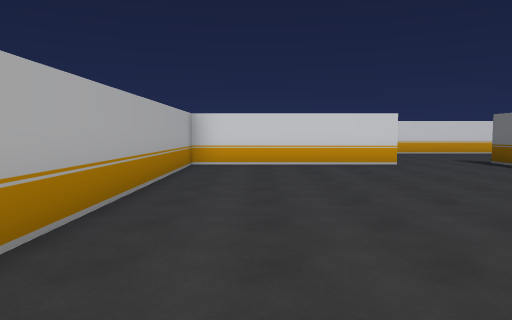
[1] (above)

24 first-person views from a walk through a 3-D level made in the Unity game engine. The camera is 1.5 m above the floor, tilts 4° down and sees 70° across. The floor is counted in squares, 2 m on a side. Each view is taken from the middle of a square. On the plan, view 1 faces up. The plan holds only what a view shows up to about 11 squares ahead; the rest is blank. The place goes on beyond the plan. The player is left out.

[2]
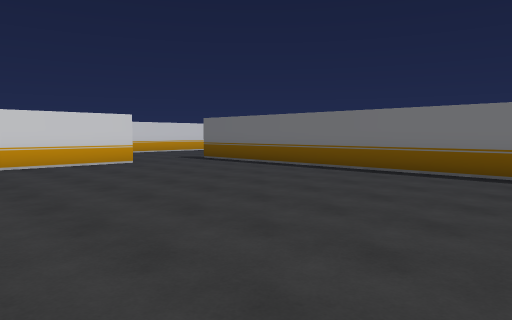

[3]
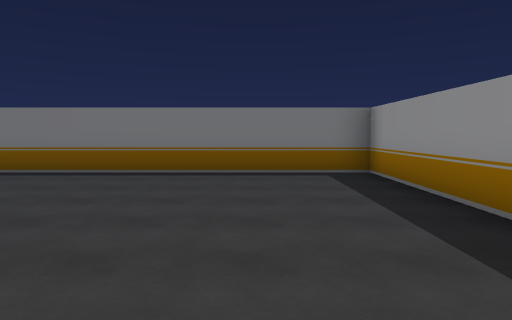

[4]
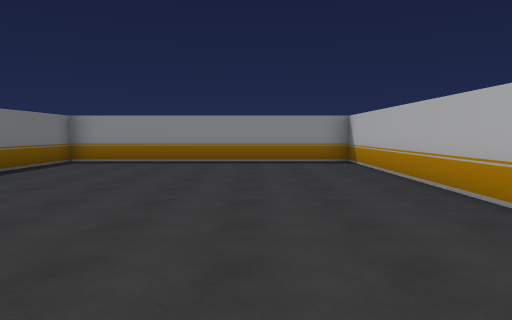

[5]
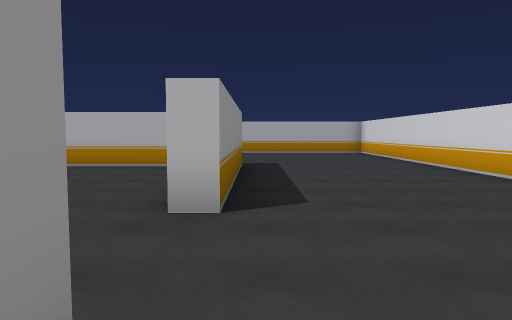

[6]
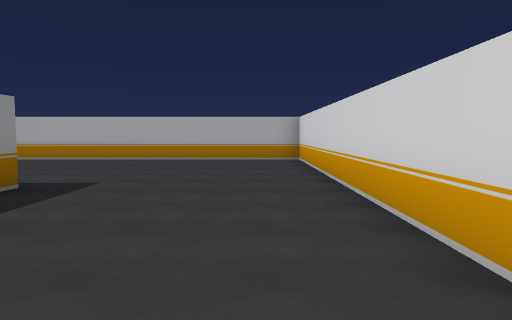

[7]
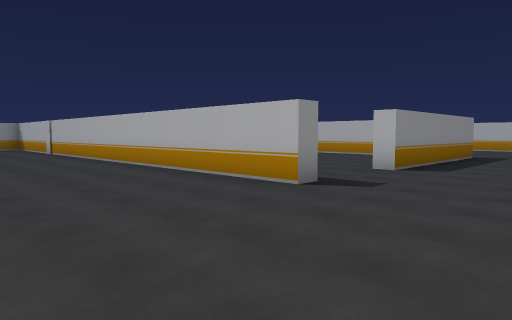

[8]
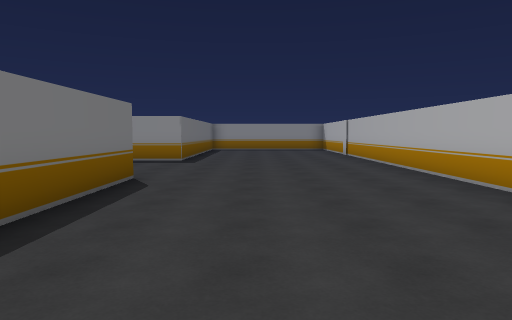

[9]
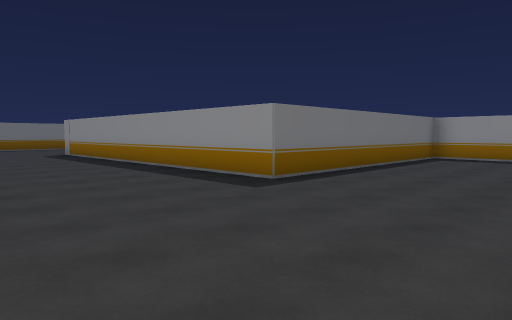

[10]
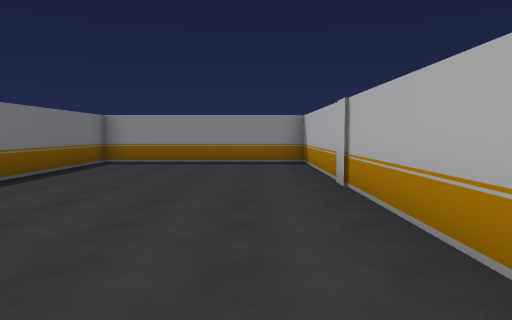

[11]
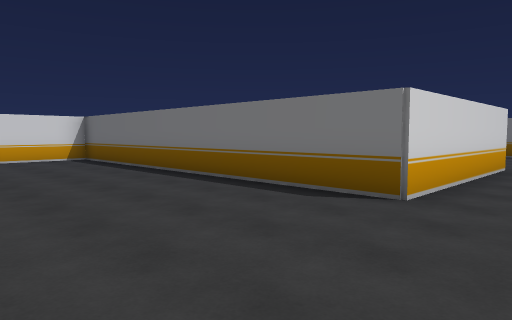

[12]
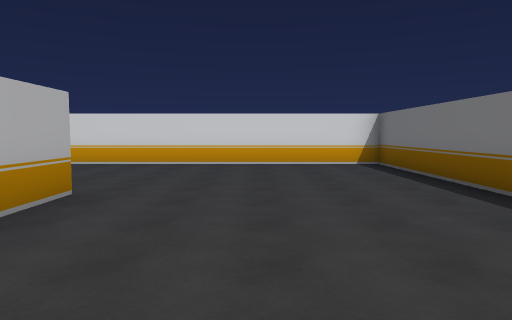

[13]
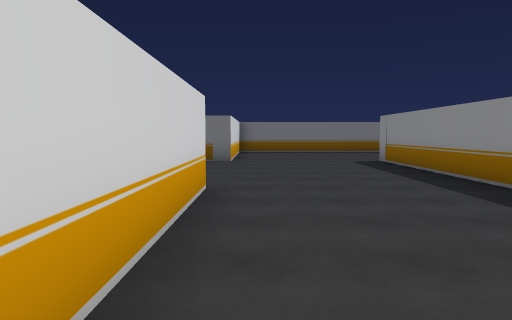

[14]
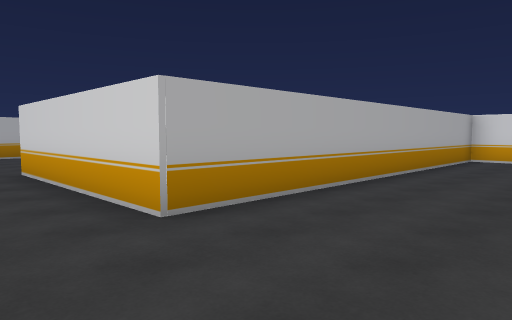

[15]
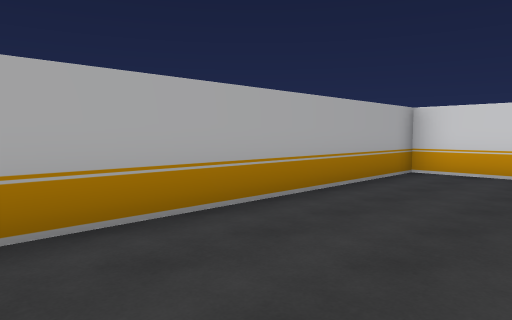

[16]
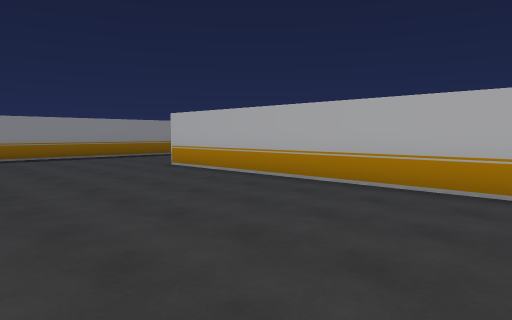

[17]
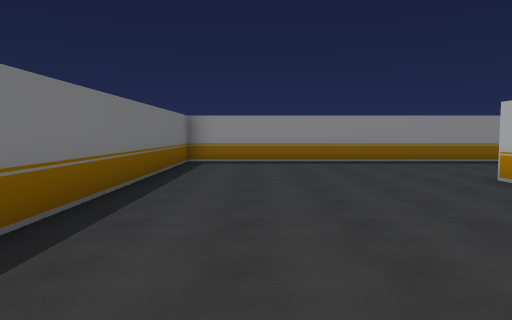

[18]
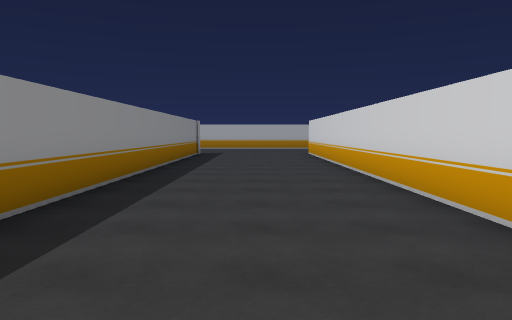

[19]
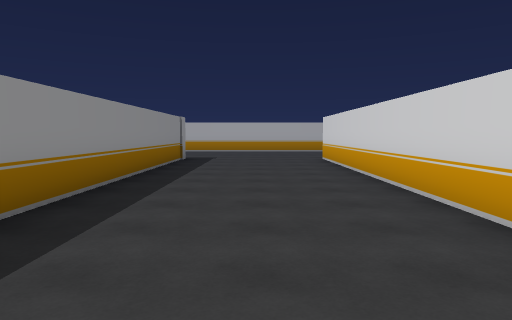

[20]
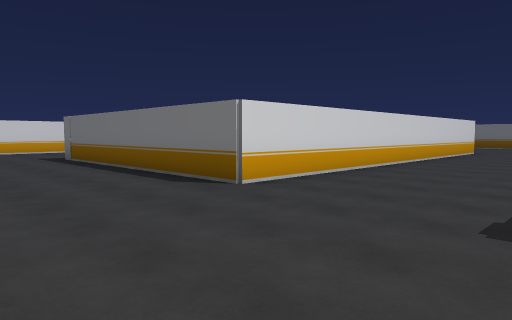

[21]
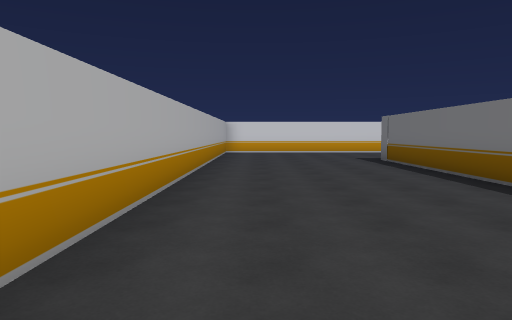

[22]
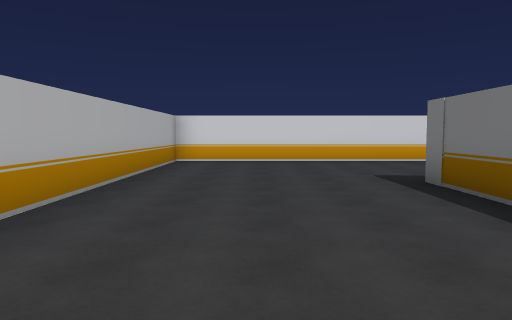

[23]
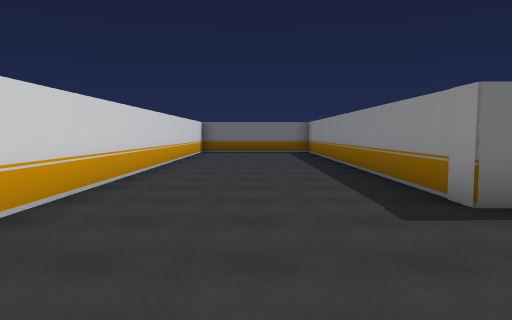

[24]
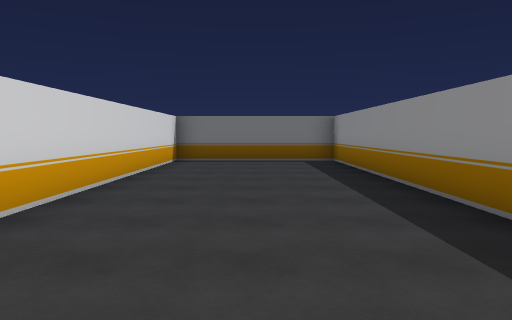

### Floor plan
Points are (right, up) in squares from view 1. A wall is a line through its corners. A room is listed if a view was taken in it or the views show most of it. See-through windows are left out.
Room 1 (views 1, 2, 3, 4)
walls: (3.5, 9.6) (3.5, 9.2) (-1.6, 9.2) (-1.6, -2.2) (6.2, -2.2) (6.2, 8.6)
ways out: opening at (4.5, 9.5) to room 2
Room 2 (views 5, 6, 7, 8, 9, 10, 11, 12, 13, 14, 15, 16, 17, 18, 19, 20, 21, 22, 23, 24)
walls: (-8.9, 2.1) (-20.3, 2.1) (-20.3, 9.7) (-8.5, 9.7) (-8.5, 14.3) (-25.2, 14.3) (-25.2, 0.8); (-2.1, 9.6) (3.5, 9.6); (1.2, 14.3) (-8, 14.3) (-8, 2); (6.2, 8.6) (6.2, 9.6) (6.7, 9.6) (6.7, -7.1) (12.1, -7.1) (12.1, 0.4) (20.5, 0.4); (-20.1, -2.2) (-2.1, -2.2) (-2.1, 5.4); (18.7, 14.3) (17.1, 14.3) (17.1, 4.7) (12.1, 4.7) (12.1, 14.3) (4.2, 14.3)
ways out: opening at (4.5, 9.5) to room 1

Positions as (right, up) in squares from view 1, and headings:
1: (0, 0), facing up
2: (-1, 0), facing up-right
3: (-1, 0), facing right
4: (1, 8), facing down
5: (7, 10), facing left
6: (3, 13), facing left
7: (11, 13), facing down-left
8: (10, 11), facing down
9: (8, 5), facing down-right
10: (8, 3), facing down
11: (8, 3), facing up-right
12: (9, 5), facing up
13: (12, 4), facing right
14: (20, 3), facing up-left
15: (20, 7), facing up-left
16: (-3, 10), facing down-left
17: (-4, 8), facing down
18: (-6, 0), facing left
19: (-9, 0), facing left
20: (-24, -2), facing up-right
21: (-24, -1), facing up
22: (-23, 4), facing up
23: (-24, 12), facing right
24: (-19, 12), facing right
